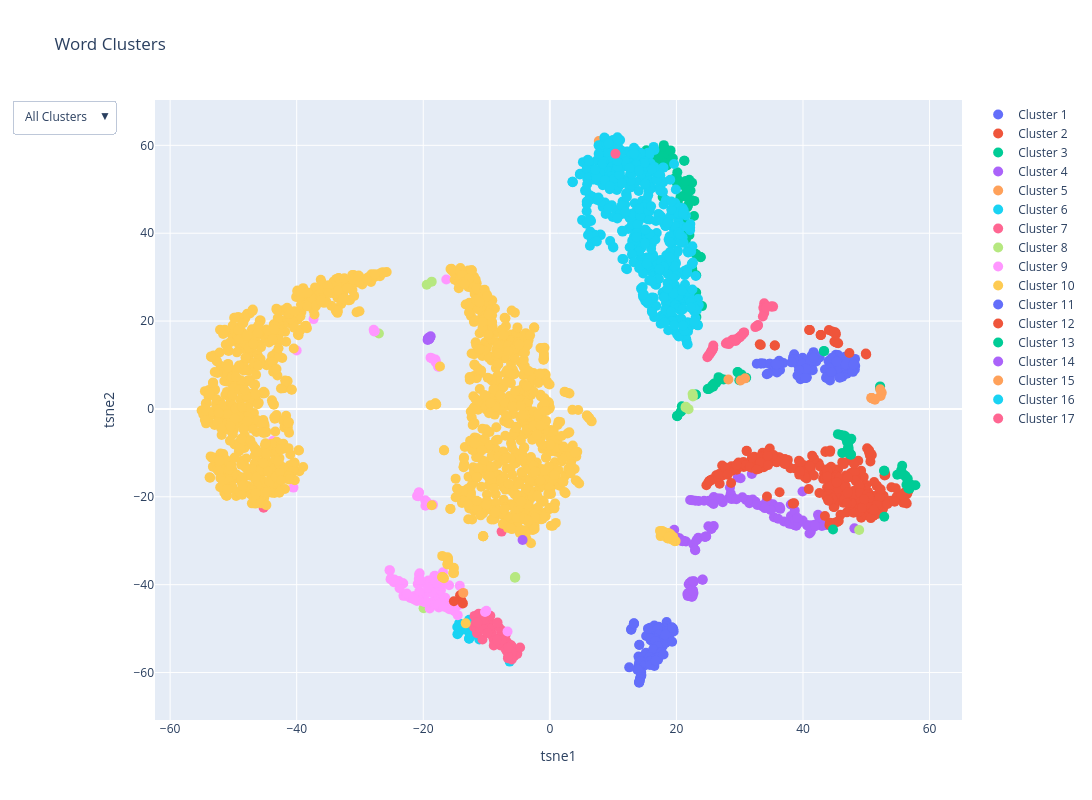

The notebook cell this image was saved under:
### Code cell
# Create a DataFrame for Plotly
df = pd.DataFrame({
    'PCA1': X_tsne[:, 0],
    'PCA2': X_tsne[:, 1],
    'Cluster': labels,
    'Word': unique_lemma
})
# pca1_min, pca1_max = df['PCA1'].min(), df['PCA1'].max()
# pca2_min, pca2_max = df['PCA2'].min(), df['PCA2'].max()
# Create a scatter plot with Plotly
fig = go.Figure()

# Add traces for each cluster
for cluster in range(1, optimal_clusters + 1):
    cluster_data = df[df['Cluster'] == cluster]
    fig.add_trace(go.Scatter(
        x=cluster_data['PCA1'],
        y=cluster_data['PCA2'],
        mode='markers',
        marker=dict(size=10),
        name=f'Cluster {cluster}',
        text=cluster_data['Word'],
        hovertemplate='%{text}<extra></extra>',
    ))

# Update layout with dropdown menu
fig.update_layout(
    title='Word Clusters',
    xaxis_title='tsne1',
    yaxis_title='tsne2',
    width=1600,  # Set the width of the figure
    height=800,  # Set the height of the figure
    # xaxis=dict(range=[pca1_min, pca1_max]),
    # yaxis=dict(range=[pca2_min, pca2_max]),
    updatemenus=[
        {
            'buttons': [
                {
                    'label': 'All Clusters',
                    'method': 'update',
                    'args': [{'visible': [True] * optimal_clusters},
                             {'title': 'All Clusters'}]
                }
            ] + [
                {
                    'label': f'Cluster {i}',
                    'method': 'update',
                    'args': [{'visible': [j == i - 1 for j in range(optimal_clusters)]},
                             {'title': f'Cluster {i}'}]
                } for i in range(1, optimal_clusters + 1)
            ],
            'direction': 'down',
            'showactive': True
        }
    ]
)

fig.show()

### Figure 1 — Plotly figure (JSON) as saved in the notebook; plotly's stock layout.template omitted (floating-point values rounded to 4 significant figures; data arrays with more than 128 entries replaced by an {"elided": "..."} marker saying what was removed)
{"data": [{"hovertemplate": "%{text}<extra></extra>", "marker": {"size": 10}, "mode": "markers", "name": "Cluster 1", "text": {"elided": "108x2 str values"}, "type": "scatter", "x": [48.26, 40.24, 46.67, 34.78, 33.76, 41.66, 40.52, 35.99, 45.18, 33.33, 48.2, 47.9, 41.54, 35.31, 44.61, 36.23, 47.35, 47.28, 46.62, 46.46, 42.63, 45.31, 34.71, 44.81, 36.6, 40.15, 35.52, 39.94, 48.07, 35.67, 45.87, 40.4, 41.67, 46.22, 46.33, 38.91, 46.83, 43.48, 39.46, 45.54, 41.33, 44.03, 43.82, 36.9, 43.66, 44.84, 41.37, 38.42, 46.93, 41.48, 45.27, 44.8, 40.93, 40.33, 36.37, 47.15, 39.61, 35.94, 42.27, 44.46, 44.25, 39.2, 40.61, 45.58, 47.48, 32.7, 39.78, 44.54, 34.28, 41.33, 42.23, 46.85, 43.7, 41.37, 42.08, 47.35, 35.89, 39.85, 47.65, 45.75, 47.37, 45.5, 46.69, 41.19, 40.47, 45.81, 41.9, 44.26, 36.16, 47.79, 39.37, 44.24, 38.6, 44.47, 35.8, 39.13, 38.53, 47.2, 40.35, 34.51, 48.23, 47.63, 41.68, 45.32, 38.21, 46.79, 33.37, 47.98], "y": [9.836, 10.92, 11.9, 10.31, 10.36, 12.93, 7.048, 10.39, 12.31, 10.35, 8.993, 8.44, 8.813, 9.049, 10.95, 10.98, 10.71, 9.155, 8.954, 11.32, 11.74, 10.75, 10.3, 9.902, 10.39, 10.87, 9.613, 11.64, 10.65, 10.3, 8.536, 8.263, 10.81, 7.343, 10.11, 10.64, 8.327, 8.978, 10.76, 12.29, 11.07, 10.92, 9.126, 10.45, 7.102, 8.392, 12.14, 11.68, 8.001, 11.11, 8.716, 11.63, 10.21, 7.103, 8.851, 10.12, 6.759, 9.225, 11.37, 9.071, 9.236, 10.07, 7.236, 8.855, 10.9, 10.3, 7.458, 11.6, 7.879, 9.16, 11.33, 9.263, 7.109, 9.515, 10.8, 9.985, 8.3, 10.31, 9.772, 7.289, 11.38, 9.163, 9.786, 10.86, 9.161, 7.127, 12.25, 6.48, 10.3, 8.577, 8.835, 7.199, 12.43, 8.429, 10.14, 7.599, 11.24, 10.09, 7.066, 8.061, 11.39, 10.77, 11.64, 10.77, 10.61, 10.14, 10.37, 10.1]}, {"hovertemplate": "%{text}<extra></extra>", "marker": {"size": 10}, "mode": "markers", "name": "Cluster 2", "text": [["afin", "ADV"], ["au-delà", "ADV"], ["au-dessus", "ADV"], ["auprès", "ADV"], ["autant", "PRON"], ["autour", "ADV"], ["avant", "ADV"], ["beaucoup", "PRON"], ["contrairement", "ADV"], ["face", "ADV"], ["grâce", "ADV"], ["hors", "ADV"], ["jusque", "ADP"], ["loin", "ADV"], ["lors", "ADV"], ["moins", "PRON"], ["peu", "PRON"], ["plus", "PRON"], ["près", "ADV"], ["près", "PRON"], ["suite", "ADV"], ["vis-à-vis", "ADV"]], "type": "scatter", "x": [35.53, 45.42, 44.97, 42.84, 49.93, 42.81, 35.55, 44.61, 45.56, 41.08, 40.97, 47.33, 33.17, 45.11, 33.33, 45.13, 45.19, 44.09, 42.79, 44.99, 41.05, 49.99], "y": [14.45, 15.0, 15.36, 16.82, 12.62, 16.84, 14.43, 17.62, 14.95, 17.98, 17.99, 12.74, 14.7, 15.2, 14.56, 17.37, 16.98, 17.95, 16.83, 17.47, 17.98, 12.4]}, {"hovertemplate": "%{text}<extra></extra>", "marker": {"size": 10}, "mode": "markers", "name": "Cluster 3", "text": [["aucun", "PRON"], ["bref", "INTJ"], ["car", "CCONJ"], ["ce", "PRON"], ["ceci", "PRON"], ["cela", "PRON"], ["celui-ci", "PRON"], ["comment", "ADV"], ["dont", "PRON"], ["en", "PRON"], ["eux", "PRON"], ["lui", "PRON"], ["mais", "CCONJ"], ["moi", "PRON"], ["ne", "ADV"], ["nous", "PRON"], ["on", "PRON"], ["or", "CCONJ"], ["où", "PRON"], ["personne", "PRON"], ["pourquoi", "ADV"], ["que", "PRON"], ["quel", "ADJ"], ["qui", "PRON"], ["rien", "PRON"], ["soi", "PRON"], ["toi", "PRON"], ["vous", "PRON"], ["y", "PRON"], ["ça", "PRON"]], "type": "scatter", "x": [20.15, 52.19, 31.02, 26.3, 20.66, 23.07, 23.06, 43.3, 30.27, 24.94, 25.95, 26.65, 29.94, 25.81, 27.47, 25.27, 26.09, 52.17, 29.74, 20.13, 43.35, 29.65, 55.67, 27.14, 20.86, 26.75, 20.12, 25.06, 25.65, 20.83], "y": [-1.555, 5.136, 7.111, 5.951, -0.6803, 3.293, 3.256, 13.2, 7.867, 4.545, 5.786, 7.234, 6.523, 5.043, 6.719, 4.636, 5.715, 4.794, 8.328, -1.595, 13.15, 8.382, -12.92, 6.76, 0.6251, 6.896, -1.675, 4.519, 5.337, -0.379]}, {"hovertemplate": "%{text}<extra></extra>", "marker": {"size": 10}, "mode": "markers", "name": "Cluster 4", "text": {"elided": "131x2 str values"}, "type": "scatter", "x": {"elided": "131 float values"}, "y": {"elided": "131 float values"}}, {"hovertemplate": "%{text}<extra></extra>", "marker": {"size": 10}, "mode": "markers", "name": "Cluster 5", "text": [["&", "CCONJ"], ["/", "CCONJ"], ["c'est-à-dire", "CCONJ"], ["comme", "CCONJ"], ["donc", "CCONJ"], ["et", "CCONJ"], ["ni", "CCONJ"], ["ou", "CCONJ"], ["puis", "CCONJ"], ["soit", "CCONJ"], ["voire", "CCONJ"]], "type": "scatter", "x": [52.45, 52.27, 51.11, 50.79, 52.2, 28.21, 51.37, 30.14, 30.86, 50.86, 50.86], "y": [3.689, 2.962, 2.254, 2.514, 4.457, 6.686, 2.118, 6.468, 6.959, 2.468, 2.481]}, {"hovertemplate": "%{text}<extra></extra>", "marker": {"size": 10}, "mode": "markers", "name": "Cluster 6", "text": [["Angeles", "PROPN"], ["Antonio", "PROPN"], ["Club", "PROPN"], ["Francisco", "PROPN"], ["Hall", "PROPN"], ["Le", "PROPN"], ["Martin", "PROPN"], ["Park", "PROPN"], ["Sarkozy", "PROPN"], ["West", "PROPN"], ["York", "PROPN"], ["de", "PROPN"], ["del", "X"], ["di", "ADP"], ["le", "PROPN"], ["von", "X"]], "type": "scatter", "x": [-14.4, -12.97, -14.16, -13.93, -14.33, -11.15, -11.61, -13.52, -14.63, -12.75, -14.6, -6.353, -12.75, -12.74, -12.62, -12.76], "y": [-50.82, -49.99, -48.94, -49.59, -48.81, -52.47, -51.42, -50.2, -49.63, -48.99, -51.28, -57.51, -52.3, -48.01, -51.33, -52.27]}, {"hovertemplate": "%{text}<extra></extra>", "marker": {"size": 10}, "mode": "markers", "name": "Cluster 7", "text": {"elided": "76x2 str values"}, "type": "scatter", "x": [-10.26, -8.829, -7.104, -7.009, -11.5, -6.162, -11.37, -11.74, -6.826, -7.704, -9.932, -10.56, -11.95, -5.642, -10.82, -10.25, -9.81, -6.594, -7.565, -6.196, -11.67, -10.14, -7.788, -9.484, -9.227, -5.751, -9.729, -7.727, -8.569, -10.38, -5.964, -11.5, -10.49, -6.004, -8.994, -6.021, -10.55, -6.129, -8.254, -11.63, -9.891, -9.734, -9.762, -10.64, -11.25, -8.857, -5.142, -4.703, -9.425, -11.03, -7.862, -10.35, -8.034, -5.959, -11.17, -6.621, -6.778, -10.51, -5.996, -6.125, -5.993, -11.9, -10.45, -7.652, -5.966, -6.821, -6.59, -6.951, -8.346, -9.864, -11.47, -6.589, -8.262, -45.23, -7.622, -9.406], "y": [-46.93, -52.69, -52.78, -51.49, -51.04, -53.82, -47.71, -49.2, -53.01, -50.83, -47.94, -48.67, -49.7, -56.27, -50.28, -48.58, -48.83, -53.4, -50.41, -54.03, -48.62, -49.25, -53.85, -48.25, -51.03, -54.72, -47.86, -52.03, -52.48, -49.37, -54.18, -50.68, -48.74, -54.44, -51.91, -57.05, -48.11, -55.84, -52.75, -49.85, -49.73, -49.13, -50.0, -52.46, -46.64, -53.85, -55.74, -54.28, -49.94, -49.83, -53.21, -48.67, -49.74, -55.44, -48.08, -56.76, -53.5, -48.01, -55.13, -53.78, -56.42, -47.11, -50.21, -52.62, -55.36, -55.07, -56.33, -54.75, -52.52, -50.97, -48.61, -54.37, -48.63, -22.5, -27.92, -47.06]}, {"hovertemplate": "%{text}<extra></extra>", "marker": {"size": 10}, "mode": "markers", "name": "Cluster 8", "text": [["autre", "PRON"], ["celui", "PRON"], ["certain", "PRON"], ["chacun", "PRON"], ["eux-mêmes", "PRON"], ["lequel", "PRON"], ["lui-même", "PRON"], ["plusieurs", "PRON"], ["quelqu'un", "PRON"], ["quoi", "PRON"], ["tout", "PRON"], ["un", "PRON"]], "type": "scatter", "x": [-19.45, 22.56, 21.49, 21.44, 48.88, -27.01, 21.92, -5.52, -5.458, -19.95, 22.61, -18.67], "y": [28.27, 3.379, 0.5005, 0.3503, -27.57, 17.18, -0.04374, -38.41, -38.28, -45.35, 2.844, 28.97]}, {"hovertemplate": "%{text}<extra></extra>", "marker": {"size": 10}, "mode": "markers", "name": "Cluster 9", "text": {"elided": "116x2 str values"}, "type": "scatter", "x": [-19.66, -18.85, -24.57, -15.27, -18.44, -25.11, -24.82, -23.87, -24.25, -18.05, -18.19, -15.88, -23.23, -19.24, -17.39, -23.16, -17.54, -19.99, -17.32, -19.68, -20.99, -18.71, -21.39, -15.89, -20.33, -25.28, -17.2, -23.13, -25.17, -27.76, -16.83, -18.78, -27.84, -18.55, -20.66, -6.684, -20.6, -10.24, -20.71, -14.39, -17.02, -20.88, -19.93, -24.64, -18.87, -21.68, -10.03, -14.56, -19.16, -19.95, -18.03, -20.58, -23.75, -16.53, -22.74, -22.05, -20.69, -18.25, -16.88, -22.22, -20.72, -17.94, -17.32, -21.55, -15.04, -18.03, -18.11, -16.32, -17.86, -15.92, -27.67, -14.23, -20.62, -17.36, -18.06, -18.15, -18.98, -22.6, -17.48, -25.33, -18.84, -19.09, -19.58, -20.38, -19.21, -21.43, -18.11, -18.09, -18.1, -17.61, -18.7, -16.82, -14.62, -16.36, -19.52, -20.98, -20.81, -19.29, -18.07, -18.87, -37.34, -19.7, -17.6, -17.96, -17.65, -18.06, -40.0, -19.48, -18.56, -43.78, -18.46, -40.51, -20.68, -19.24, -20.39, -20.7], "y": [-22.04, 11.68, -38.83, -45.81, -44.29, -38.63, -39.03, -39.15, -39.35, -42.8, -42.12, -45.59, -39.68, -40.76, -44.66, -39.73, -45.17, -43.85, -43.45, -42.15, -43.73, -39.61, -42.6, -44.18, -42.71, -36.77, -41.28, -42.55, -38.75, 17.62, -44.42, -41.35, 18.01, -40.11, -37.75, -50.67, -42.55, -46.24, -38.71, -44.64, -38.62, -39.83, -43.87, -39.45, -44.27, -42.98, -45.96, -46.93, -39.36, -43.59, -44.35, -37.42, -40.81, -42.99, -42.55, -43.0, -43.53, -38.05, -37.16, -42.64, -43.49, -44.62, -40.05, -43.18, -46.03, -44.43, -40.19, -45.19, -44.15, -40.14, 17.7, -40.23, -41.48, -43.57, -43.81, -37.98, -45.42, -42.02, -40.24, -36.69, -43.97, -39.76, -43.98, -39.67, -39.03, -43.35, -44.43, -39.66, -39.47, -44.5, -41.74, -44.97, -44.11, 29.45, -21.1, -19.83, -19.85, -21.61, 11.23, -21.81, 20.45, -20.79, 9.674, 10.54, 9.604, 10.76, 13.31, -21.19, 11.46, -7.297, -21.83, -17.9, -19.0, -40.67, -38.99, -19.0]}, {"hovertemplate": "%{text}<extra></extra>", "marker": {"size": 10}, "mode": "markers", "name": "Cluster 10", "text": {"elided": "1412x2 str values"}, "type": "scatter", "x": {"elided": "1412 float values"}, "y": {"elided": "1412 float values"}}, {"hovertemplate": "%{text}<extra></extra>", "marker": {"size": 10}, "mode": "markers", "name": "Cluster 11", "text": {"elided": "102x2 str values"}, "type": "scatter", "x": [18.45, 19.05, 19.51, 16.48, 18.68, 17.53, 16.72, 16.51, 15.63, 17.2, 18.09, 18.66, 15.21, 17.8, 17.23, 18.54, 19.26, 19.56, 16.46, 18.1, 17.27, 16.81, 14.14, 15.95, 15.92, 15.84, 14.12, 14.01, 17.63, 16.62, 17.77, 16.24, 14.14, 16.12, 16.82, 18.35, 17.73, 17.06, 16.36, 17.3, 17.22, 14.14, 15.17, 18.5, 14.65, 15.52, 16.6, 18.3, 17.09, 16.27, 15.51, 14.13, 16.96, 16.96, 15.75, 19.35, 15.62, 16.41, 15.92, 18.28, 16.69, 14.05, 16.36, 14.87, 14.4, 17.03, 16.35, 16.75, 17.57, 15.77, 17.2, 14.98, 16.41, 17.97, 16.2, 16.16, 16.52, 15.81, 15.82, 16.68, 14.37, 14.44, 14.4, 14.46, 14.07, 14.42, 14.35, 14.25, 14.24, 14.15, 14.13, 14.1, 14.12, 13.83, 12.84, 12.54, 12.87, 12.91, 13.29, 13.27, 13.29, 19.32], "y": [-48.49, -51.03, -50.13, -51.54, -50.02, -50.19, -54.1, -49.27, -50.11, -49.58, -52.08, -50.7, -51.67, -54.09, -49.78, -49.54, -49.7, -50.67, -53.18, -50.01, -49.92, -52.18, -57.46, -50.16, -52.66, -49.78, -56.54, -56.34, -50.25, -51.46, -51.57, -51.67, -53.65, -51.35, -50.56, -50.73, -52.03, -50.09, -53.17, -52.21, -51.33, -53.75, -55.5, -51.03, -56.52, -56.44, -52.2, -53.29, -57.1, -56.02, -50.01, -58.23, -56.65, -52.99, -55.98, -49.83, -56.49, -56.63, -52.23, -51.38, -52.81, -58.2, -54.76, -56.31, -57.4, -54.04, -54.77, -56.78, -55.45, -56.52, -56.47, -58.38, -57.85, -55.9, -57.72, -57.08, -58.5, -57.44, -58.28, -57.26, -60.0, -59.99, -60.06, -60.66, -59.52, -60.4, -60.94, -61.35, -61.57, -62.05, -62.18, -62.32, -62.21, -59.37, -50.27, -58.82, -50.21, -50.03, -48.83, -48.98, -48.8, -52.97]}, {"hovertemplate": "%{text}<extra></extra>", "marker": {"size": 10}, "mode": "markers", "name": "Cluster 12", "text": {"elided": "293x2 str values"}, "type": "scatter", "x": {"elided": "293 float values"}, "y": {"elided": "293 float values"}}, {"hovertemplate": "%{text}<extra></extra>", "marker": {"size": 10}, "mode": "markers", "name": "Cluster 13", "text": {"elided": "105x2 str values"}, "type": "scatter", "x": [56.35, 22.52, 21.55, 15.99, 23.15, 18.29, 20.09, 23.04, 21.5, 21.23, 23.83, 22.03, 20.07, 17.24, 47.2, 20.21, 52.84, 57.76, 23.26, 23.12, 21.72, 21.46, 22.05, 17.42, 56.64, 56.64, 22.78, 22.83, 46.8, 47.42, 21.02, 19.79, 18.31, 22.41, 20.41, 56.84, 18.48, 20.08, 20.1, 18.52, 47.64, 18.26, 20.64, 17.83, 18.69, 56.34, 47.6, 44.75, 17.58, 56.83, 21.46, 55.72, 22.48, 54.9, 47.11, 16.49, 20.22, 21.39, 17.91, 45.96, 23.85, 20.62, 24.04, 46.97, 47.19, 15.91, 46.69, 56.93, 45.52, 20.61, 46.44, 20.06, 56.17, 21.61, 18.32, 46.21, 22.5, 47.17, 15.24, 17.18, 18.65, 56.55, 47.54, 47.41, 23.34, 22.23, 21.89, 52.8, 20.15, 21.27, 18.01, 19.02, 55.6, 21.13, 52.87, 16.44, 19.07, 55.51, 47.24, 21.84, 55.93, 19.44, 21.47, 23.13, 22.09], "y": [-17.25, 31.35, 40.16, 56.63, 20.91, 59.07, 52.63, 35.34, 38.49, 56.49, 34.51, 52.17, 51.83, 56.81, -7.427, 50.84, -24.52, -17.38, 35.05, 26.49, 45.9, 42.04, 39.61, 55.79, -17.52, -18.12, 43.92, 47.36, -6.751, -7.087, 48.49, 52.54, 57.59, 47.53, 43.56, -18.17, 57.88, 52.29, 43.92, 55.41, -6.813, 56.32, 48.21, 48.26, 58.73, -15.63, -10.41, -27.45, 51.64, -17.28, 50.49, -14.75, 51.47, -14.99, -8.95, 57.28, 46.89, 42.31, 59.28, -5.936, 34.58, 41.7, 23.41, -7.537, -8.745, 57.45, -6.208, -17.12, -5.737, 51.35, -6.066, 51.48, -15.23, 49.89, 56.57, -10.0, 31.86, -7.64, 58.9, 57.66, 57.98, -15.87, -10.31, -10.28, 19.14, 49.71, 47.91, -14.05, 53.87, 56.5, 60.05, 55.93, -14.69, 51.17, -14.09, 56.25, 58.85, -13.94, -9.411, 46.35, -15.03, 57.06, 51.91, 30.44, 49.73]}, {"hovertemplate": "%{text}<extra></extra>", "marker": {"size": 10}, "mode": "markers", "name": "Cluster 14", "text": [["C", "NOUN"], ["août", "NOUN"], ["avril", "NOUN"], ["décembre", "NOUN"], ["février", "NOUN"], ["janvier", "NOUN"], ["juillet", "NOUN"], ["juin", "NOUN"], ["mai", "NOUN"], ["mars", "NOUN"], ["novembre", "NOUN"], ["octobre", "NOUN"], ["septembre", "NOUN"]], "type": "scatter", "x": [-4.307, -19.24, -19.28, -19.16, -19.31, -19.02, -18.99, -18.83, -19.02, -18.91, -19.2, -19.14, -19.08], "y": [-29.82, 16.1, 15.94, 15.9, 15.7, 16.27, 16.2, 16.55, 15.98, 16.31, 15.9, 16.23, 15.86]}, {"hovertemplate": "%{text}<extra></extra>", "marker": {"size": 10}, "mode": "markers", "name": "Cluster 15", "text": [["etc.", "X"], ["merci", "INTJ"]], "type": "scatter", "x": [-13.67, 7.74], "y": [-41.87, 60.97]}, {"hovertemplate": "%{text}<extra></extra>", "marker": {"size": 10}, "mode": "markers", "name": "Cluster 16", "text": {"elided": "489x2 str values"}, "type": "scatter", "x": {"elided": "489 float values"}, "y": {"elided": "489 float values"}}, {"hovertemplate": "%{text}<extra></extra>", "marker": {"size": 10}, "mode": "markers", "name": "Cluster 17", "text": [["/", "ADP"], ["=", "VERB"], ["après", "ADP"], ["avant", "ADP"], ["avec", "ADP"], ["chez", "ADP"], ["comme", "ADP"], ["comme", "SCONJ"], ["concernant", "ADP"], ["contre", "ADP"], ["dans", "ADP"], ["de", "ADP"], ["depuis", "ADP"], ["derrière", "ADP"], ["devant", "ADP"], ["durant", "ADP"], ["dès", "ADP"], ["en", "ADP"], ["entre", "ADP"], ["envers", "ADP"], ["lorsque", "SCONJ"], ["malgré", "ADP"], ["outre", "ADP"], ["par", "ADP"], ["parmi", "ADP"], ["pendant", "ADP"], ["pour", "ADP"], ["puisque", "SCONJ"], ["quand", "SCONJ"], ["que", "SCONJ"], ["sans", "ADP"], ["sauf", "ADP"], ["selon", "ADP"], ["si", "SCONJ"], ["sous", "ADP"], ["suivant", "ADP"], ["sur", "ADP"], ["vers", "ADP"], ["via", "ADP"], ["à", "ADP"]], "type": "scatter", "x": [33.87, 10.37, 28.28, 30.04, 25.8, 30.01, 27.82, 32.82, 33.73, 28.84, 25.45, 24.89, 28.59, 33.88, 30.69, 29.93, 30.38, 25.31, 28.08, 34.2, 32.8, 30.65, 35.28, 25.57, 30.62, 29.52, 25.62, 33.66, 32.9, 25.83, 29.6, 35.1, 29.37, 32.47, 28.15, 34.91, 25.73, 29.26, 34.23, 25.06], "y": [24.04, 58.08, 14.76, 16.37, 13.81, 16.33, 14.9, 18.88, 23.01, 15.73, 12.94, 11.77, 15.17, 21.84, 17.42, 16.29, 16.86, 12.59, 15.19, 23.4, 18.96, 17.31, 23.3, 13.22, 17.32, 15.88, 13.31, 21.03, 19.1, 14.44, 15.88, 23.35, 15.46, 18.63, 15.0, 23.33, 13.59, 15.81, 23.08, 12.1]}], "layout": {"height": 800, "title": {"text": "Word Clusters"}, "updatemenus": [{"buttons": [{"args": [{"visible": [true, true, true, true, true, true, true, true, true, true, true, true, true, true, true, true, true]}, {"title": "All Clusters"}], "label": "All Clusters", "method": "update"}, {"args": [{"visible": [true, false, false, false, false, false, false, false, false, false, false, false, false, false, false, false, false]}, {"title": "Cluster 1"}], "label": "Cluster 1", "method": "update"}, {"args": [{"visible": [false, true, false, false, false, false, false, false, false, false, false, false, false, false, false, false, false]}, {"title": "Cluster 2"}], "label": "Cluster 2", "method": "update"}, {"args": [{"visible": [false, false, true, false, false, false, false, false, false, false, false, false, false, false, false, false, false]}, {"title": "Cluster 3"}], "label": "Cluster 3", "method": "update"}, {"args": [{"visible": [false, false, false, true, false, false, false, false, false, false, false, false, false, false, false, false, false]}, {"title": "Cluster 4"}], "label": "Cluster 4", "method": "update"}, {"args": [{"visible": [false, false, false, false, true, false, false, false, false, false, false, false, false, false, false, false, false]}, {"title": "Cluster 5"}], "label": "Cluster 5", "method": "update"}, {"args": [{"visible": [false, false, false, false, false, true, false, false, false, false, false, false, false, false, false, false, false]}, {"title": "Cluster 6"}], "label": "Cluster 6", "method": "update"}, {"args": [{"visible": [false, false, false, false, false, false, true, false, false, false, false, false, false, false, false, false, false]}, {"title": "Cluster 7"}], "label": "Cluster 7", "method": "update"}, {"args": [{"visible": [false, false, false, false, false, false, false, true, false, false, false, false, false, false, false, false, false]}, {"title": "Cluster 8"}], "label": "Cluster 8", "method": "update"}, {"args": [{"visible": [false, false, false, false, false, false, false, false, true, false, false, false, false, false, false, false, false]}, {"title": "Cluster 9"}], "label": "Cluster 9", "method": "update"}, {"args": [{"visible": [false, false, false, false, false, false, false, false, false, true, false, false, false, false, false, false, false]}, {"title": "Cluster 10"}], "label": "Cluster 10", "method": "update"}, {"args": [{"visible": [false, false, false, false, false, false, false, false, false, false, true, false, false, false, false, false, false]}, {"title": "Cluster 11"}], "label": "Cluster 11", "method": "update"}, {"args": [{"visible": [false, false, false, false, false, false, false, false, false, false, false, true, false, false, false, false, false]}, {"title": "Cluster 12"}], "label": "Cluster 12", "method": "update"}, {"args": [{"visible": [false, false, false, false, false, false, false, false, false, false, false, false, true, false, false, false, false]}, {"title": "Cluster 13"}], "label": "Cluster 13", "method": "update"}, {"args": [{"visible": [false, false, false, false, false, false, false, false, false, false, false, false, false, true, false, false, false]}, {"title": "Cluster 14"}], "label": "Cluster 14", "method": "update"}, {"args": [{"visible": [false, false, false, false, false, false, false, false, false, false, false, false, false, false, true, false, false]}, {"title": "Cluster 15"}], "label": "Cluster 15", "method": "update"}, {"args": [{"visible": [false, false, false, false, false, false, false, false, false, false, false, false, false, false, false, true, false]}, {"title": "Cluster 16"}], "label": "Cluster 16", "method": "update"}, {"args": [{"visible": [false, false, false, false, false, false, false, false, false, false, false, false, false, false, false, false, true]}, {"title": "Cluster 17"}], "label": "Cluster 17", "method": "update"}], "direction": "down", "showactive": true}], "width": 1600, "xaxis": {"title": {"text": "tsne1"}}, "yaxis": {"title": {"text": "tsne2"}}}}
